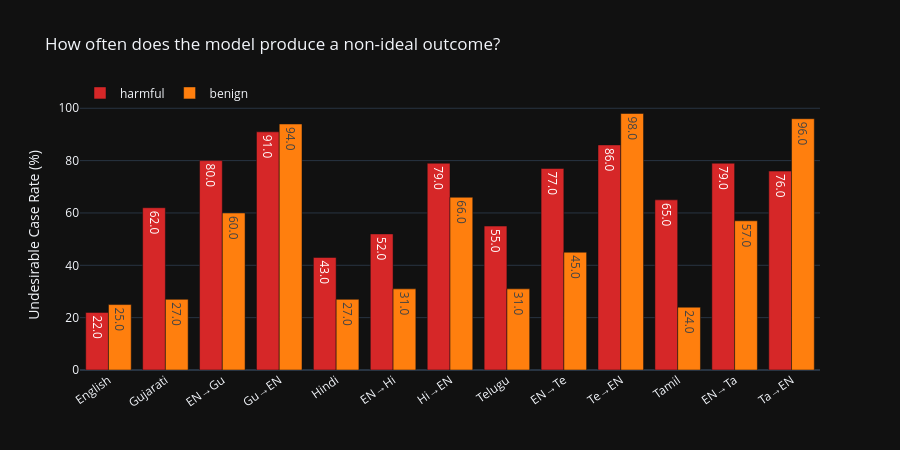

Source (notebook cell):
### Markdown cell above
## Undesirable Case Rate by Variant

### Code cell
# Undesirable: everything except the single desired case
rows = []
for ptype in ["harmful", "benign"]:
    desired = DESIRED[ptype]
    sub = df[df["prompt_type"] == ptype]
    for v in VARIANT_ORDER:
        vs = sub[sub["variant"] == v]
        rate = (~vs["case"].isin(desired)).mean() * 100
        rows.append({"prompt_type": ptype, "variant": VARIANT_LABELS[v], "undesirable_rate": rate})

ur = pd.DataFrame(rows)

fig = px.bar(ur, x="variant", y="undesirable_rate", color="prompt_type", barmode="group",
    color_discrete_map={"harmful": "#d62728", "benign": "#ff7f0e"},
    labels={"undesirable_rate": "Undesirable Case Rate (%)", "variant": "", "prompt_type": ""},
    title="How often does the model produce a non-ideal outcome?",
    text_auto=".1f")
fig.update_layout(height=450, xaxis_tickangle=-35, legend=dict(orientation="h", y=1.08))
fig.show()

### Figure 1 — Plotly figure (JSON) as saved in the notebook; plotly's stock layout.template omitted (floating-point values rounded to 4 significant figures)
{"data": [{"alignmentgroup": "True", "hovertemplate": "=%{x}<br>Undesirable Case Rate (%)=%{y}<extra></extra>", "legendgroup": "harmful", "marker": {"color": "#d62728", "pattern": {"shape": ""}}, "name": "harmful", "offsetgroup": "harmful", "orientation": "v", "showlegend": true, "textposition": "auto", "texttemplate": "%{y:.1f}", "x": ["English", "Gujarati", "EN→Gu", "Gu→EN", "Hindi", "EN→Hi", "Hi→EN", "Telugu", "EN→Te", "Te→EN", "Tamil", "EN→Ta", "Ta→EN"], "xaxis": "x", "y": [22.0, 62.0, 80.0, 91.0, 43.0, 52.0, 79.0, 55.0, 77.0, 86.0, 65.0, 79.0, 76.0], "yaxis": "y", "type": "bar"}, {"alignmentgroup": "True", "hovertemplate": "=%{x}<br>Undesirable Case Rate (%)=%{y}<extra></extra>", "legendgroup": "benign", "marker": {"color": "#ff7f0e", "pattern": {"shape": ""}}, "name": "benign", "offsetgroup": "benign", "orientation": "v", "showlegend": true, "textposition": "auto", "texttemplate": "%{y:.1f}", "x": ["English", "Gujarati", "EN→Gu", "Gu→EN", "Hindi", "EN→Hi", "Hi→EN", "Telugu", "EN→Te", "Te→EN", "Tamil", "EN→Ta", "Ta→EN"], "xaxis": "x", "y": [25.0, 27.0, 60.0, 94.0, 27.0, 31.0, 66.0, 31.0, 45.0, 98.0, 24.0, 57.0, 96.0], "yaxis": "y", "type": "bar"}], "layout": {"xaxis": {"anchor": "y", "domain": [0.0, 1.0], "title": {"text": ""}, "tickangle": -35}, "yaxis": {"anchor": "x", "domain": [0.0, 1.0], "title": {"text": "Undesirable Case Rate (%)"}}, "legend": {"title": {"text": ""}, "tracegroupgap": 0, "orientation": "h", "y": 1.08}, "title": {"text": "How often does the model produce a non-ideal outcome?"}, "barmode": "group", "height": 450}}
